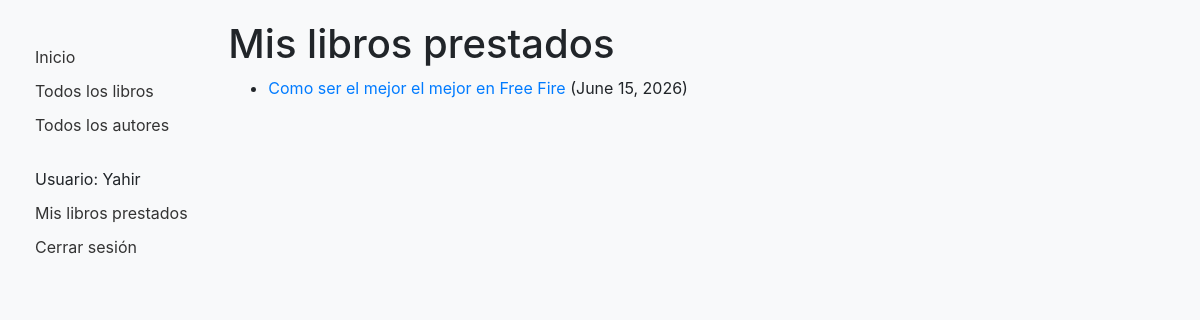
The app's page /catalog/mybooks/ (signed in) with its own data.
### catalog/models.py (models this page shows, shortened)
class BookInstance(models.Model):
    id = models.UUIDField(primary_key=True, default=uuid.uuid4, help_text='ID único para este libro particular en toda la biblioteca')
    book = models.ForeignKey('Book', on_delete=models.SET_NULL, null=True)
    imprint = models.CharField(max_length=200)
    due_back = models.DateField(null=True, blank=True)
    borrower = models.ForeignKey(User, on_delete=models.SET_NULL, null=True, blank=True)
    LOAN_STATUS = (
        ('m', 'Mantenimiento'),
        ('p', 'Prestado'),
        ('a', 'Disponible'),
        ('r', 'Reservado'),
    )
    status = models.CharField(
        max_length=1,
        choices=LOAN_STATUS,
        blank=True,
        default='m',
        help_text='Disponibilidad del libro',
    )
    class Meta:
        ordering = ['due_back']
        permissions = (("can_mark_returned", "Set book as returned"),)
    @property
    def is_overdue(self):
        return bool(self.due_back and date.today() > self.due_back)

class Book(models.Model):
    title = models.CharField(max_length=200)
    author = models.ForeignKey('Author', on_delete=models.SET_NULL, null=True)
    summary = models.TextField(max_length=1000, help_text='Ingrese una breve descripción del libro')
    isbn = models.CharField('ISBN', max_length=13, help_text='13 Caracteres <a href="https://www.isbn-international.org/content/what-isbn">ISBN number</a>')
    genre = models.ManyToManyField(Genre, help_text='Seleccione un género para este libro')
    def display_genre(self):
        return ', '.join(genre.name for genre in self.genre.all()[:3])
    display_genre.short_description = 'Genre'

### catalog/views.py (the view)
# urls.py: path('mybooks/', views.LoanedBooksByUserListView.as_view(), name='my-borrowed'),
class LoanedBooksByUserListView(LoginRequiredMixin, generic.ListView):
    model = BookInstance
    template_name = 'catalog/bookinstance_list_borrowed_user.html'
    paginate_by = 10
    def get_queryset(self):
        return BookInstance.objects.filter(borrower=self.request.user).filter(status__exact='p').order_by('due_back')

### catalog/templates/catalog/bookinstance_list_borrowed_user.html
{% extends "catalog/base_generic.html" %}
{% block content %}
    <h1>Mis libros prestados</h1>
    {% if bookinstance_list %}
    <ul>
      {% for bookinst in bookinstance_list %}
      <li class="{% if bookinst.is_overdue %}text-danger{% endif %}">
          <a href="{% url 'book-detail' bookinst.book.pk %}">{{ bookinst.book.title }}</a>
          ({{ bookinst.due_back }})
      </li>
      {% endfor %}
    </ul>
    {% else %}
      <p>No tienes libros prestados en este momento.</p>
    {% endif %}
{% endblock %}

### catalog/templates/catalog/base_generic.html (shortened to what this page needs)
<!DOCTYPE html>
<html lang="es">
<head>
  <link rel="stylesheet" href="https://cdn.jsdelivr.net/npm/bootstrap@4.6.2/dist/css/bootstrap.min.css">
  {% load static %}
  <link rel="stylesheet" href="{% static 'css/styles.css' %}">
</head>
<body>
  <div class="container-fluid">
    <div class="row">
      <div class="col-sm-2">
      {% block sidebar %}
        <ul class="sidebar-nav">
          <li><a href="{% url 'index' %}">Inicio</a></li>
          <li><a href="{% url 'books' %}">Todos los libros</a></li>
          <li><a href="{% url 'authors' %}">Todos los autores</a></li>
        </ul>
        <ul class="sidebar-nav">
          {% if user.is_authenticated %}
            <li>Usuario: {{ user.get_username }}</li>
            <li><a href="{% url 'my-borrowed' %}">Mis libros prestados</a></li>
            <li>
              <a href="#" onclick="document.getElementById('logout-form').submit(); return false;">Cerrar sesión</a>
            </li>
          {% else %}
            <li><a href="{% url 'login' %}?next={{ request.path }}">Iniciar sesión</a></li>
          {% endif %}
        </ul>
     {% endblock %}
      </div>
      <div class="col-sm-10 ">
        {% block content %}{% endblock %}
      </div>
    </div>
  </div>
</body>
</html>

### catalog/static/css/styles.css (style rules this page uses)
.sidebar-nav { margin-top: 20px; padding: 0; list-style: none; }
.sidebar-nav li { padding: 5px 0; }
.sidebar-nav a { color: #333; }
body { padding: 20px; background-color: #f8f9fa; }

### records on screen
BookInstance: book "Como ser el mejor el mejor en Free Fire", due_back "June 15, 2026"

### other values on screen
{{ user.get_username }} "Yahir"
